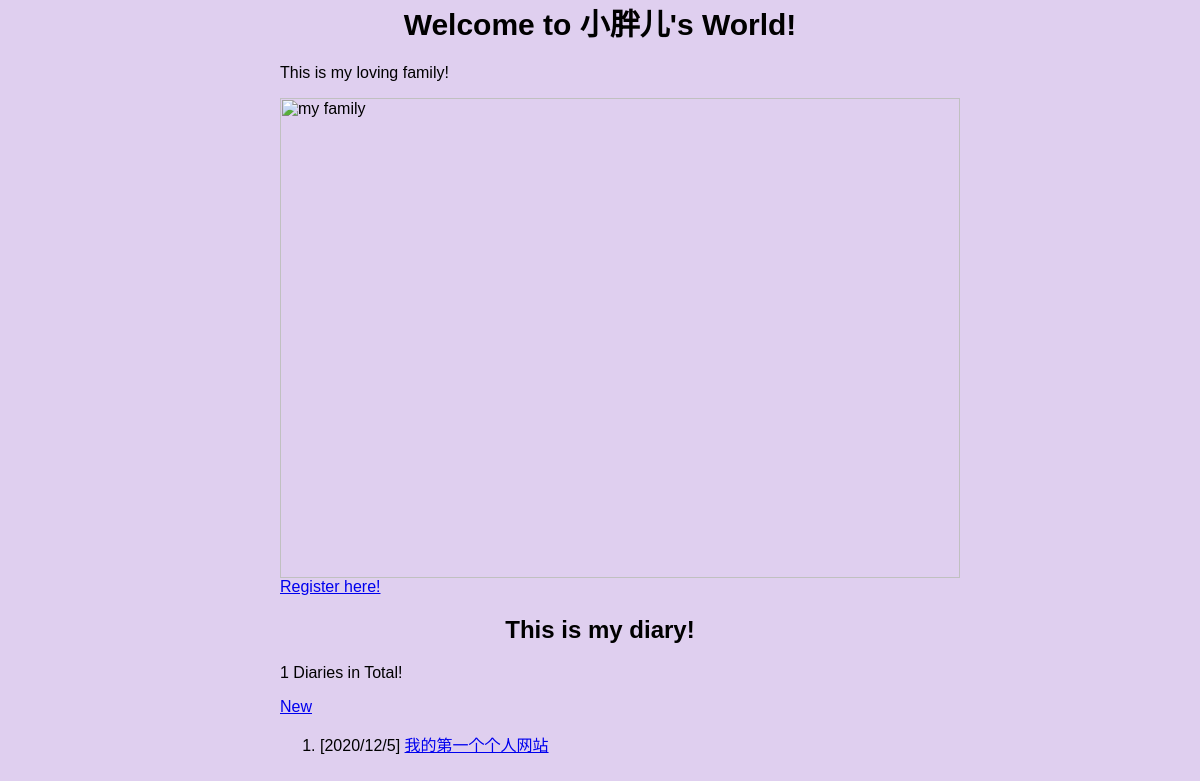
Before: / with the older database file.
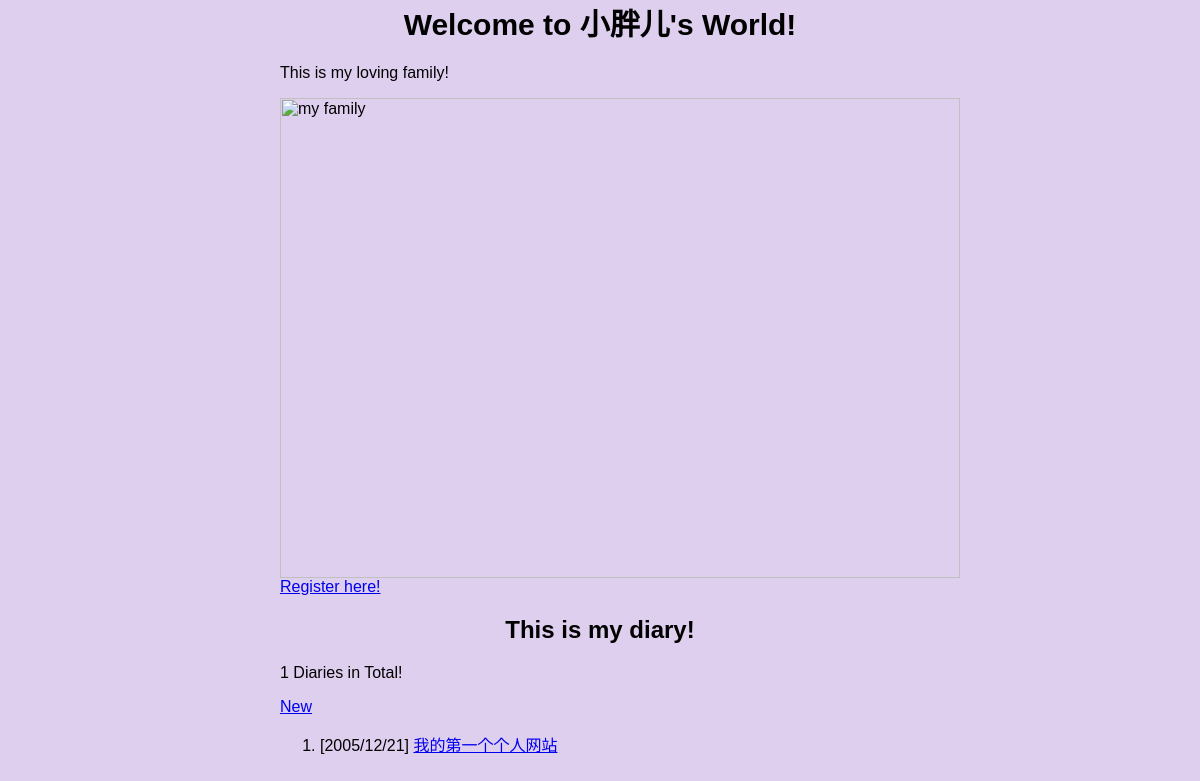
After: the same page with the newer database file.
### app.py (models this page shows)
class Diary(db.Model):
    id = db.Column(db.Integer, primary_key = True)
    create_time = db.Column(db.DateTime)
    location = db.Column(db.String(60))
    title = db.Column(db.String(60))
    content = db.Column(db.Text)

### app.py (the view)
@app.route('/')
def hello():
    diaries = Diary.query.all()
    return render_template('homepage.html', username='小胖儿', diaries = diaries)

### templates/homepage.html
<head>
    <link rel="stylesheet" href="{{ url_for('static', filename='style.css') }}" type="text/css">
</head>
<h1 class="center-large">Welcome to {{ username }}'s World!</h1>
<p>This is my loving family!</p>
<img alt="my family" class="family" src="{{ url_for('static', filename='images/family.jpg') }}">
<a href="{{ url_for('register') }}">Register here!</a>
<body>
    <center><h2>This is my diary!</h2></center>
    <p>{{ diaries|length }} Diaries in Total!</p>
    <a href="{{ url_for('create_diary') }}">New</a>
    <ol>
    {% for diary in diaries %}
        <li>[{{ diary.create_time.year }}/{{ diary.create_time.month }}/{{ diary.create_time.day }}]   <a href="{{ url_for('show_diary',diary_id=diary.id) }}">{{ diary.title }}</a></li>
    {% endfor %}
    </ol>
</body>

Changed rows visible on the page:
changed Diary "我的第一个个人网站": create_time.year "2020" → "2005"; create_time.day "5" → "21"
